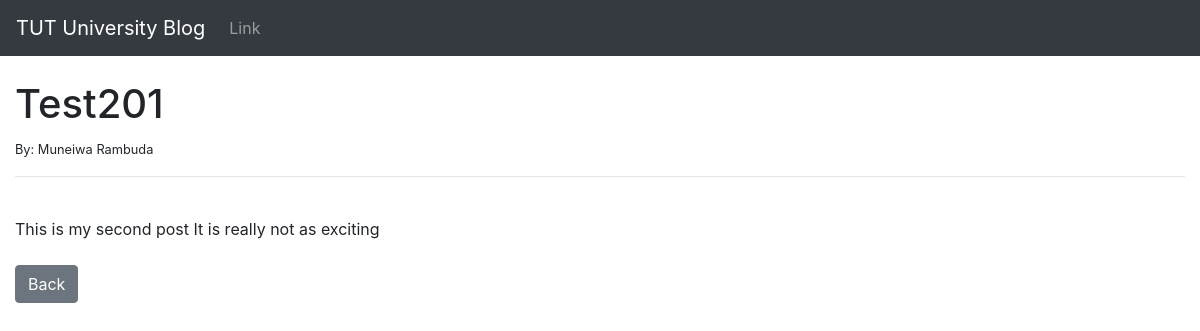
The app's page /article/2 with its own data.
### myBlog/models.py (models this page shows, shortened)
class Post(models.Model):
    title = models.CharField(max_length=255)
    title_tag = models.CharField(max_length=255, default="TUT Blog")
    author =  models.ForeignKey(User, on_delete=models.CASCADE)
    body = models.TextField()

### myBlog/views.py (the view)
# urls.py: path('article/<int:pk>', ArticleDetailView.as_view(), name="article_detail"),
class ArticleDetailView(DetailView):
    model = Post
    template_name = 'article_details.html'

### myBlog/templates/article_details.html (shortened to what this page needs)
{% extends 'base.html' %}
{% block content %}
<h1>{{ post.title }}</h1>
<small> By: {{ post.author.first_name}} {{ post.author.last_name}} </small>
<br/>
<hr>
<br/>
{{ post.body }}
<br/><br/>
<a href="{% url 'home' %}" class="btn btn-secondary">Back</a>
{% endblock %}

### records on screen
Post: title "Test201", author.first_name "Muneiwa", author.last_name "Rambuda", body "This is my second post It is really not as exciting"
